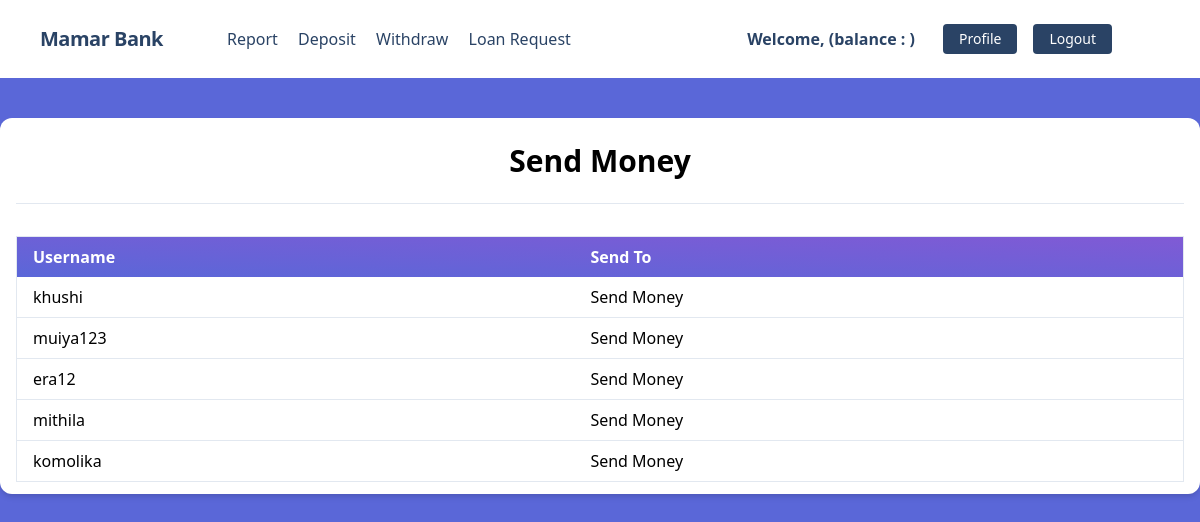
Page /transactions/send-money-page/ (signed in) on the committed database.
### accounts/models.py (models this page shows, shortened)
class UserBankAccount(models.Model):
    user = models.OneToOneField(User, related_name='account',on_delete=models.CASCADE)
    account_type = models.CharField(max_length=10,choices=ACCOUNT_TYPE)
    account_no = models.IntegerField(unique = True)  # duijon user er account no kokhono same hote parbe na
    birth_date = models.DateField(null=True,blank=True)
    gender= models.CharField(max_length=10,choices=GENDER)
    initial_deposite_date = models.DateField(auto_now_add=True)
    balance = models.DecimalField(default=0, max_digits=12, decimal_places=2)

### transactions/views.py (the view)
# urls.py: path("send-money-page/", SendMoneyPageView.as_view(), name="send_money_page"),
class SendMoneyPageView(LoginRequiredMixin, ListView):
    model = UserBankAccount
    template_name = 'transactions/send_money_page.html'
    context_object_name = 'user_accounts'  # Name to use in the template for the list of objects

### transactions/templates/transactions/send_money_page.html (shortened to what this page needs)
{% extends 'core/base.html' %}
{% block body %}
  <div class="my-10 py-3 px-4 bg-white rounded-xl shadow-md">
    <h1 class="font-bold text-3xl text-center pb-5 pt-2">Send Money</h1>
    <hr />
    <table class="table-auto mx-auto w-full px-5 rounded-xl mt-8 border dark:border-neutral-500">
      <thead class="bg-purple-900 text-white text-left">
        <tr class="bg-gradient-to-tr from-indigo-600 to-purple-600 rounded-md py-2 px-4 text-white font-bold">
          <th class="px-4 py-2">Username</th>
          <th class="px-4 py-2">Send To</th>
        </tr>
      </thead>
      <tbody>
        {% for user_account in user_accounts %}
          <tr class="border-b dark:border-neutral-500">
            <td class="px-4 py-2">{{ user_account.user.username }}</td>
            <td class="px-4 py-2">
              <a href="{% url 'transactions:send_money' user_account.id %}">Send Money</a>
            </td>
          </tr>
        {% endfor %}
      </tbody>
    </table>
  </div>
{% endblock %}

### rows in the picture
UserBankAccount: user.username "khushi"
UserBankAccount: user.username "muiya123"
UserBankAccount: user.username "era12"
UserBankAccount: user.username "mithila"
UserBankAccount: user.username "komolika"
